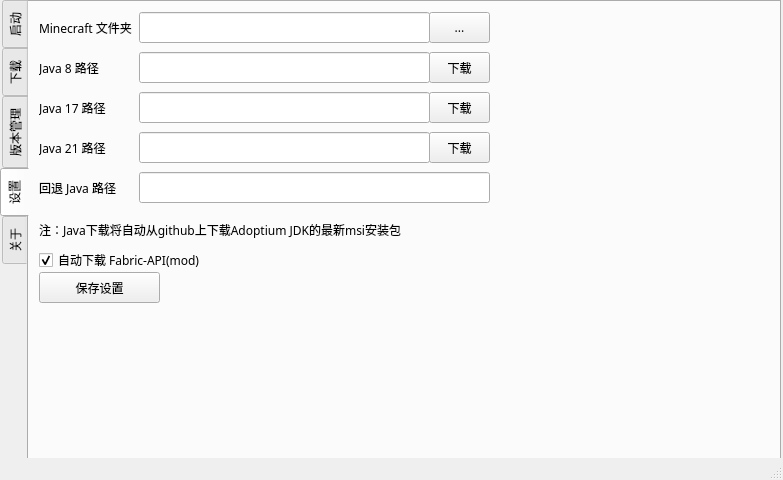
<?xml version="1.0" encoding="UTF-8"?>
<ui version="4.0">
 <class>MainWindow</class>
 <widget class="QMainWindow" name="MainWindow">
  <property name="geometry">
   <rect>
    <x>0</x>
    <y>0</y>
    <width>783</width>
    <height>480</height>
   </rect>
  </property>
  <property name="font">
   <font>
    <family>微软雅黑</family>
   </font>
  </property>
  <property name="windowTitle">
   <string>Spectrum Launcher</string>
  </property>
  <widget class="QWidget" name="centralwidget">
   <widget class="QTabWidget" name="mainTabWidget">
    <property name="geometry">
     <rect>
      <x>0</x>
      <y>0</y>
      <width>781</width>
      <height>461</height>
     </rect>
    </property>
    <property name="sizePolicy">
     <sizepolicy hsizetype="Fixed" vsizetype="Fixed">
      <horstretch>0</horstretch>
      <verstretch>0</verstretch>
     </sizepolicy>
    </property>
    <property name="tabPosition">
     <enum>QTabWidget::West</enum>
    </property>
    <property name="currentIndex">
     <number>3</number>
    </property>
    <property name="documentMode">
     <bool>false</bool>
    </property>
    <widget class="QWidget" name="tab_1">
     <attribute name="icon">
      <iconset>
       <normaloff>assets/launch_tab.svg</normaloff>assets/launch_tab.svg</iconset>
     </attribute>
     <attribute name="title">
      <string>启动</string>
     </attribute>
     <widget class="QPushButton" name="LaunchBtn">
      <property name="geometry">
       <rect>
        <x>10</x>
        <y>320</y>
        <width>121</width>
        <height>31</height>
       </rect>
      </property>
      <property name="text">
       <string>启动</string>
      </property>
     </widget>
     <widget class="QTabWidget" name="tabWidget">
      <property name="geometry">
       <rect>
        <x>10</x>
        <y>20</y>
        <width>211</width>
        <height>81</height>
       </rect>
      </property>
      <property name="currentIndex">
       <number>1</number>
      </property>
      <widget class="QWidget" name="tab">
       <attribute name="title">
        <string>正版登录</string>
       </attribute>
       <widget class="QPushButton" name="pushButton_2">
        <property name="enabled">
         <bool>true</bool>
        </property>
        <property name="geometry">
         <rect>
          <x>10</x>
          <y>10</y>
          <width>181</width>
          <height>23</height>
         </rect>
        </property>
        <property name="text">
         <string>使用浏览器进行下一步操作</string>
        </property>
        <property name="flat">
         <bool>false</bool>
        </property>
       </widget>
      </widget>
      <widget class="QWidget" name="tab_4">
       <attribute name="title">
        <string>离线登录</string>
       </attribute>
       <widget class="QLabel" name="label_6">
        <property name="geometry">
         <rect>
          <x>10</x>
          <y>15</y>
          <width>41</width>
          <height>21</height>
         </rect>
        </property>
        <property name="text">
         <string>名称</string>
        </property>
        <property name="alignment">
         <set>Qt::AlignLeading|Qt::AlignLeft|Qt::AlignVCenter</set>
        </property>
       </widget>
       <widget class="QLineEdit" name="lineEdit_6">
        <property name="geometry">
         <rect>
          <x>70</x>
          <y>10</y>
          <width>113</width>
          <height>31</height>
         </rect>
        </property>
        <property name="text">
         <string>alpha</string>
        </property>
       </widget>
      </widget>
     </widget>
     <widget class="QComboBox" name="comboBox_3">
      <property name="geometry">
       <rect>
        <x>10</x>
        <y>280</y>
        <width>241</width>
        <height>31</height>
       </rect>
      </property>
     </widget>
     <widget class="QComboBox" name="comboBox_4">
      <property name="geometry">
       <rect>
        <x>80</x>
        <y>110</y>
        <width>161</width>
        <height>31</height>
       </rect>
      </property>
      <item>
       <property name="text">
        <string>2048M</string>
       </property>
      </item>
      <item>
       <property name="text">
        <string>256M</string>
       </property>
      </item>
      <item>
       <property name="text">
        <string>512M</string>
       </property>
      </item>
      <item>
       <property name="text">
        <string>768M</string>
       </property>
      </item>
      <item>
       <property name="text">
        <string>1024M</string>
       </property>
      </item>
      <item>
       <property name="text">
        <string>1536M</string>
       </property>
      </item>
      <item>
       <property name="text">
        <string>3G</string>
       </property>
      </item>
      <item>
       <property name="text">
        <string>4G</string>
       </property>
      </item>
      <item>
       <property name="text">
        <string>6G</string>
       </property>
      </item>
      <item>
       <property name="text">
        <string>8G</string>
       </property>
      </item>
     </widget>
     <widget class="QLabel" name="label_10">
      <property name="geometry">
       <rect>
        <x>20</x>
        <y>110</y>
        <width>54</width>
        <height>31</height>
       </rect>
      </property>
      <property name="text">
       <string>内存分配</string>
      </property>
     </widget>
     <widget class="QPushButton" name="DownloadFixBtn">
      <property name="geometry">
       <rect>
        <x>130</x>
        <y>320</y>
        <width>121</width>
        <height>31</height>
       </rect>
      </property>
      <property name="text">
       <string>补全文件</string>
      </property>
     </widget>
     <zorder>tabWidget</zorder>
     <zorder>comboBox_4</zorder>
     <zorder>label_10</zorder>
     <zorder>comboBox_3</zorder>
     <zorder>DownloadFixBtn</zorder>
     <zorder>LaunchBtn</zorder>
    </widget>
    <widget class="QWidget" name="tab_2">
     <attribute name="icon">
      <iconset>
       <normaloff>assets/download_tab.svg</normaloff>assets/download_tab.svg</iconset>
     </attribute>
     <attribute name="title">
      <string>下载</string>
     </attribute>
     <widget class="QListView" name="listView">
      <property name="geometry">
       <rect>
        <x>90</x>
        <y>20</y>
        <width>241</width>
        <height>171</height>
       </rect>
      </property>
      <property name="editTriggers">
       <set>QAbstractItemView::NoEditTriggers</set>
      </property>
     </widget>
     <widget class="QLabel" name="label_7">
      <property name="geometry">
       <rect>
        <x>20</x>
        <y>20</y>
        <width>54</width>
        <height>21</height>
       </rect>
      </property>
      <property name="text">
       <string>版本列表</string>
      </property>
      <property name="alignment">
       <set>Qt::AlignBottom|Qt::AlignLeading|Qt::AlignLeft</set>
      </property>
     </widget>
     <widget class="QCheckBox" name="checkBox">
      <property name="geometry">
       <rect>
        <x>350</x>
        <y>120</y>
        <width>141</width>
        <height>16</height>
       </rect>
      </property>
      <property name="text">
       <string>BMCLAPI 镜像源</string>
      </property>
     </widget>
     <widget class="QCheckBox" name="checkBox_2">
      <property name="geometry">
       <rect>
        <x>350</x>
        <y>50</y>
        <width>141</width>
        <height>16</height>
       </rect>
      </property>
      <property name="text">
       <string>显示快照版本</string>
      </property>
     </widget>
     <widget class="QCheckBox" name="checkBox_3">
      <property name="geometry">
       <rect>
        <x>350</x>
        <y>80</y>
        <width>141</width>
        <height>16</height>
       </rect>
      </property>
      <property name="text">
       <string>显示远古版本</string>
      </property>
     </widget>
     <widget class="QCheckBox" name="checkBox_4">
      <property name="enabled">
       <bool>true</bool>
      </property>
      <property name="geometry">
       <rect>
        <x>350</x>
        <y>20</y>
        <width>141</width>
        <height>16</height>
       </rect>
      </property>
      <property name="text">
       <string>显示发布版本</string>
      </property>
      <property name="checked">
       <bool>true</bool>
      </property>
     </widget>
     <widget class="QLabel" name="label_8">
      <property name="geometry">
       <rect>
        <x>20</x>
        <y>200</y>
        <width>54</width>
        <height>21</height>
       </rect>
      </property>
      <property name="text">
       <string>版本名称</string>
      </property>
      <property name="alignment">
       <set>Qt::AlignBottom|Qt::AlignLeading|Qt::AlignLeft</set>
      </property>
     </widget>
     <widget class="QLineEdit" name="lineEdit_7">
      <property name="geometry">
       <rect>
        <x>90</x>
        <y>200</y>
        <width>241</width>
        <height>31</height>
       </rect>
      </property>
     </widget>
     <widget class="QPushButton" name="pushButton_3">
      <property name="geometry">
       <rect>
        <x>10</x>
        <y>310</y>
        <width>121</width>
        <height>31</height>
       </rect>
      </property>
      <property name="text">
       <string>下载</string>
      </property>
     </widget>
     <widget class="QLabel" name="label_9">
      <property name="geometry">
       <rect>
        <x>10</x>
        <y>250</y>
        <width>71</width>
        <height>16</height>
       </rect>
      </property>
      <property name="text">
       <string>模组加载器</string>
      </property>
      <property name="alignment">
       <set>Qt::AlignBottom|Qt::AlignLeading|Qt::AlignLeft</set>
      </property>
     </widget>
     <widget class="QComboBox" name="comboBox">
      <property name="geometry">
       <rect>
        <x>90</x>
        <y>241</y>
        <width>71</width>
        <height>31</height>
       </rect>
      </property>
      <item>
       <property name="text">
        <string>无</string>
       </property>
      </item>
      <item>
       <property name="text">
        <string>Forge</string>
       </property>
      </item>
      <item>
       <property name="text">
        <string>Fabric</string>
       </property>
      </item>
      <item>
       <property name="text">
        <string>Neoforge</string>
       </property>
      </item>
     </widget>
     <widget class="QComboBox" name="comboBox_2">
      <property name="geometry">
       <rect>
        <x>170</x>
        <y>241</y>
        <width>161</width>
        <height>31</height>
       </rect>
      </property>
     </widget>
     <widget class="QProgressBar" name="progressBar">
      <property name="geometry">
       <rect>
        <x>10</x>
        <y>280</y>
        <width>161</width>
        <height>23</height>
       </rect>
      </property>
      <property name="value">
       <number>0</number>
      </property>
      <property name="textVisible">
       <bool>false</bool>
      </property>
     </widget>
     <widget class="QProgressBar" name="progressBar_2">
      <property name="geometry">
       <rect>
        <x>170</x>
        <y>280</y>
        <width>161</width>
        <height>23</height>
       </rect>
      </property>
      <property name="value">
       <number>0</number>
      </property>
      <property name="textVisible">
       <bool>false</bool>
      </property>
      <property name="invertedAppearance">
       <bool>false</bool>
      </property>
     </widget>
    </widget>
    <widget class="QWidget" name="tab_5">
     <attribute name="icon">
      <iconset>
       <normaloff>assets/manage_tab.svg</normaloff>assets/manage_tab.svg</iconset>
     </attribute>
     <attribute name="title">
      <string>版本管理</string>
     </attribute>
     <widget class="QLabel" name="label_12">
      <property name="geometry">
       <rect>
        <x>10</x>
        <y>15</y>
        <width>111</width>
        <height>21</height>
       </rect>
      </property>
      <property name="text">
       <string>Minecraft 版本</string>
      </property>
      <property name="alignment">
       <set>Qt::AlignLeading|Qt::AlignLeft|Qt::AlignVCenter</set>
      </property>
     </widget>
     <widget class="QComboBox" name="comboBox_5">
      <property name="geometry">
       <rect>
        <x>110</x>
        <y>10</y>
        <width>161</width>
        <height>31</height>
       </rect>
      </property>
     </widget>
     <widget class="QPushButton" name="pushButton_4">
      <property name="geometry">
       <rect>
        <x>280</x>
        <y>10</y>
        <width>111</width>
        <height>31</height>
       </rect>
      </property>
      <property name="text">
       <string>删除版本</string>
      </property>
     </widget>
     <widget class="QPushButton" name="pushButton_5">
      <property name="geometry">
       <rect>
        <x>110</x>
        <y>200</y>
        <width>111</width>
        <height>31</height>
       </rect>
      </property>
      <property name="text">
       <string>删除存档</string>
      </property>
     </widget>
     <widget class="QListView" name="listView_saves">
      <property name="geometry">
       <rect>
        <x>110</x>
        <y>50</y>
        <width>256</width>
        <height>141</height>
       </rect>
      </property>
      <property name="iconSize">
       <size>
        <width>64</width>
        <height>64</height>
       </size>
      </property>
     </widget>
     <widget class="QListView" name="listView_respacks">
      <property name="geometry">
       <rect>
        <x>110</x>
        <y>240</y>
        <width>256</width>
        <height>141</height>
       </rect>
      </property>
      <property name="iconSize">
       <size>
        <width>64</width>
        <height>64</height>
       </size>
      </property>
     </widget>
     <widget class="QLabel" name="label_13">
      <property name="geometry">
       <rect>
        <x>50</x>
        <y>50</y>
        <width>111</width>
        <height>21</height>
       </rect>
      </property>
      <property name="text">
       <string>版本存档</string>
      </property>
      <property name="alignment">
       <set>Qt::AlignLeading|Qt::AlignLeft|Qt::AlignVCenter</set>
      </property>
     </widget>
     <widget class="QPushButton" name="pushButton_6">
      <property name="geometry">
       <rect>
        <x>110</x>
        <y>390</y>
        <width>111</width>
        <height>31</height>
       </rect>
      </property>
      <property name="text">
       <string>删除资源包</string>
      </property>
     </widget>
     <widget class="QLabel" name="label_14">
      <property name="geometry">
       <rect>
        <x>46</x>
        <y>240</y>
        <width>111</width>
        <height>21</height>
       </rect>
      </property>
      <property name="text">
       <string>资源包</string>
      </property>
      <property name="alignment">
       <set>Qt::AlignLeading|Qt::AlignLeft|Qt::AlignVCenter</set>
      </property>
     </widget>
     <widget class="QPushButton" name="pushButton_7">
      <property name="geometry">
       <rect>
        <x>430</x>
        <y>200</y>
        <width>111</width>
        <height>31</height>
       </rect>
      </property>
      <property name="text">
       <string>删除Mod</string>
      </property>
     </widget>
     <widget class="QListView" name="listView_mods">
      <property name="geometry">
       <rect>
        <x>430</x>
        <y>50</y>
        <width>251</width>
        <height>141</height>
       </rect>
      </property>
      <property name="iconSize">
       <size>
        <width>64</width>
        <height>64</height>
       </size>
      </property>
     </widget>
     <widget class="QLabel" name="label_15">
      <property name="geometry">
       <rect>
        <x>380</x>
        <y>50</y>
        <width>111</width>
        <height>21</height>
       </rect>
      </property>
      <property name="text">
       <string>Mod</string>
      </property>
      <property name="alignment">
       <set>Qt::AlignLeading|Qt::AlignLeft|Qt::AlignVCenter</set>
      </property>
     </widget>
     <widget class="QLabel" name="label_16">
      <property name="geometry">
       <rect>
        <x>380</x>
        <y>240</y>
        <width>111</width>
        <height>21</height>
       </rect>
      </property>
      <property name="text">
       <string>光影包</string>
      </property>
      <property name="alignment">
       <set>Qt::AlignLeading|Qt::AlignLeft|Qt::AlignVCenter</set>
      </property>
     </widget>
     <widget class="QListView" name="listView_shaderpacks">
      <property name="geometry">
       <rect>
        <x>430</x>
        <y>240</y>
        <width>251</width>
        <height>141</height>
       </rect>
      </property>
      <property name="iconSize">
       <size>
        <width>64</width>
        <height>64</height>
       </size>
      </property>
     </widget>
     <widget class="QPushButton" name="pushButton_8">
      <property name="geometry">
       <rect>
        <x>430</x>
        <y>390</y>
        <width>111</width>
        <height>31</height>
       </rect>
      </property>
      <property name="text">
       <string>删除光影</string>
      </property>
     </widget>
     <widget class="QPushButton" name="pushButton_9">
      <property name="geometry">
       <rect>
        <x>570</x>
        <y>10</y>
        <width>111</width>
        <height>31</height>
       </rect>
      </property>
      <property name="text">
       <string>重命名版本</string>
      </property>
     </widget>
     <widget class="QLineEdit" name="lineEdit_5">
      <property name="geometry">
       <rect>
        <x>400</x>
        <y>10</y>
        <width>161</width>
        <height>31</height>
       </rect>
      </property>
     </widget>
    </widget>
    <widget class="QWidget" name="tab_3">
     <attribute name="icon">
      <iconset>
       <normaloff>assets/settings_tab.svg</normaloff>assets/settings_tab.svg</iconset>
     </attribute>
     <attribute name="title">
      <string>设置</string>
     </attribute>
     <widget class="QLineEdit" name="lineEdit">
      <property name="geometry">
       <rect>
        <x>110</x>
        <y>10</y>
        <width>291</width>
        <height>31</height>
       </rect>
      </property>
     </widget>
     <widget class="QLabel" name="label">
      <property name="geometry">
       <rect>
        <x>10</x>
        <y>15</y>
        <width>111</width>
        <height>21</height>
       </rect>
      </property>
      <property name="text">
       <string>Minecraft 文件夹</string>
      </property>
      <property name="alignment">
       <set>Qt::AlignLeading|Qt::AlignLeft|Qt::AlignVCenter</set>
      </property>
     </widget>
     <widget class="QLineEdit" name="lineEdit_2">
      <property name="geometry">
       <rect>
        <x>110</x>
        <y>50</y>
        <width>291</width>
        <height>31</height>
       </rect>
      </property>
     </widget>
     <widget class="QLabel" name="label_2">
      <property name="geometry">
       <rect>
        <x>10</x>
        <y>55</y>
        <width>111</width>
        <height>21</height>
       </rect>
      </property>
      <property name="text">
       <string>Java 8 路径</string>
      </property>
      <property name="alignment">
       <set>Qt::AlignLeading|Qt::AlignLeft|Qt::AlignVCenter</set>
      </property>
     </widget>
     <widget class="QLabel" name="label_3">
      <property name="geometry">
       <rect>
        <x>10</x>
        <y>95</y>
        <width>111</width>
        <height>21</height>
       </rect>
      </property>
      <property name="text">
       <string>Java 17 路径</string>
      </property>
      <property name="alignment">
       <set>Qt::AlignLeading|Qt::AlignLeft|Qt::AlignVCenter</set>
      </property>
     </widget>
     <widget class="QLineEdit" name="lineEdit_3">
      <property name="geometry">
       <rect>
        <x>110</x>
        <y>90</y>
        <width>291</width>
        <height>31</height>
       </rect>
      </property>
     </widget>
     <widget class="QLabel" name="label_4">
      <property name="geometry">
       <rect>
        <x>10</x>
        <y>135</y>
        <width>111</width>
        <height>21</height>
       </rect>
      </property>
      <property name="text">
       <string>Java 21 路径</string>
      </property>
      <property name="alignment">
       <set>Qt::AlignLeading|Qt::AlignLeft|Qt::AlignVCenter</set>
      </property>
     </widget>
     <widget class="QLineEdit" name="lineEdit_4">
      <property name="geometry">
       <rect>
        <x>110</x>
        <y>130</y>
        <width>291</width>
        <height>31</height>
       </rect>
      </property>
     </widget>
     <widget class="QPushButton" name="pushButton">
      <property name="geometry">
       <rect>
        <x>10</x>
        <y>270</y>
        <width>121</width>
        <height>31</height>
       </rect>
      </property>
      <property name="text">
       <string>保存设置</string>
      </property>
     </widget>
     <widget class="QLineEdit" name="lineEdit_8">
      <property name="geometry">
       <rect>
        <x>110</x>
        <y>170</y>
        <width>351</width>
        <height>31</height>
       </rect>
      </property>
     </widget>
     <widget class="QLabel" name="label_11">
      <property name="geometry">
       <rect>
        <x>10</x>
        <y>175</y>
        <width>111</width>
        <height>21</height>
       </rect>
      </property>
      <property name="text">
       <string>回退 Java 路径</string>
      </property>
      <property name="alignment">
       <set>Qt::AlignLeading|Qt::AlignLeft|Qt::AlignVCenter</set>
      </property>
     </widget>
     <widget class="QCheckBox" name="checkBox_5">
      <property name="geometry">
       <rect>
        <x>10</x>
        <y>250</y>
        <width>171</width>
        <height>16</height>
       </rect>
      </property>
      <property name="text">
       <string>自动下载 Fabric-API(mod)</string>
      </property>
      <property name="checked">
       <bool>true</bool>
      </property>
     </widget>
     <widget class="QPushButton" name="pushButton_10">
      <property name="geometry">
       <rect>
        <x>400</x>
        <y>50</y>
        <width>61</width>
        <height>31</height>
       </rect>
      </property>
      <property name="text">
       <string>下载</string>
      </property>
     </widget>
     <widget class="QPushButton" name="pushButton_11">
      <property name="geometry">
       <rect>
        <x>400</x>
        <y>90</y>
        <width>61</width>
        <height>31</height>
       </rect>
      </property>
      <property name="text">
       <string>下载</string>
      </property>
     </widget>
     <widget class="QPushButton" name="pushButton_12">
      <property name="geometry">
       <rect>
        <x>400</x>
        <y>130</y>
        <width>61</width>
        <height>31</height>
       </rect>
      </property>
      <property name="text">
       <string>下载</string>
      </property>
     </widget>
     <widget class="QLabel" name="label_5">
      <property name="geometry">
       <rect>
        <x>10</x>
        <y>220</y>
        <width>451</width>
        <height>16</height>
       </rect>
      </property>
      <property name="text">
       <string>注：Java下载将自动从github上下载Adoptium JDK的最新msi安装包</string>
      </property>
     </widget>
     <widget class="QPushButton" name="pushButton_13">
      <property name="geometry">
       <rect>
        <x>400</x>
        <y>10</y>
        <width>61</width>
        <height>31</height>
       </rect>
      </property>
      <property name="text">
       <string>...</string>
      </property>
     </widget>
    </widget>
    <widget class="QWidget" name="tab_6">
     <attribute name="icon">
      <iconset>
       <normaloff>assets/about_tab.svg</normaloff>assets/about_tab.svg</iconset>
     </attribute>
     <attribute name="title">
      <string>关于</string>
     </attribute>
     <widget class="QLabel" name="label_17">
      <property name="geometry">
       <rect>
        <x>10</x>
        <y>10</y>
        <width>761</width>
        <height>381</height>
       </rect>
      </property>
      <property name="text">
       <string>&lt;html&gt;&lt;head/&gt;&lt;body&gt;&lt;p&gt;&lt;span style=&quot; font-size:24pt; font-weight:600;&quot;&gt;Spectrum Launcher&lt;/span&gt;&lt;/p&gt;&lt;p&gt;Spectrum Launcher 是一个轻量化，开源的 Minecraft 启动器，基于 Python 与 PyQt5。兼容Fabric, Forge&lt;/p&gt;&lt;p&gt;等 Mod 加载器。当前正在完善 Mod 加载器的兼容。&lt;/p&gt;&lt;p&gt;Github: &lt;a href=&quot;https://github.com/HPLAY-dev/spectrum-minecraft/launcher&quot;&gt;&lt;span style=&quot; text-decoration: underline; color:#0000ff;&quot;&gt;HPLAY-dev/spectrum-minecraft/launcher&lt;/span&gt;&lt;/a&gt;&lt;/p&gt;&lt;p&gt;Bilibili: &lt;a href=&quot;https://space.bilibili.com/3493108044007466&quot;&gt;&lt;span style=&quot; text-decoration: underline; color:#0000ff;&quot;&gt;UID: 3493108044007466&lt;/span&gt;&lt;/a&gt;&lt;/p&gt;&lt;p&gt;开源协议: GNU GPL v3.0&lt;/p&gt;&lt;/body&gt;&lt;/html&gt;</string>
      </property>
      <property name="textFormat">
       <enum>Qt::RichText</enum>
      </property>
      <property name="alignment">
       <set>Qt::AlignLeading|Qt::AlignLeft|Qt::AlignTop</set>
      </property>
      <property name="textInteractionFlags">
       <set>Qt::LinksAccessibleByMouse|Qt::TextSelectableByMouse</set>
      </property>
     </widget>
    </widget>
   </widget>
  </widget>
  <widget class="QStatusBar" name="statusbar"/>
 </widget>
 <resources/>
 <connections/>
</ui>
